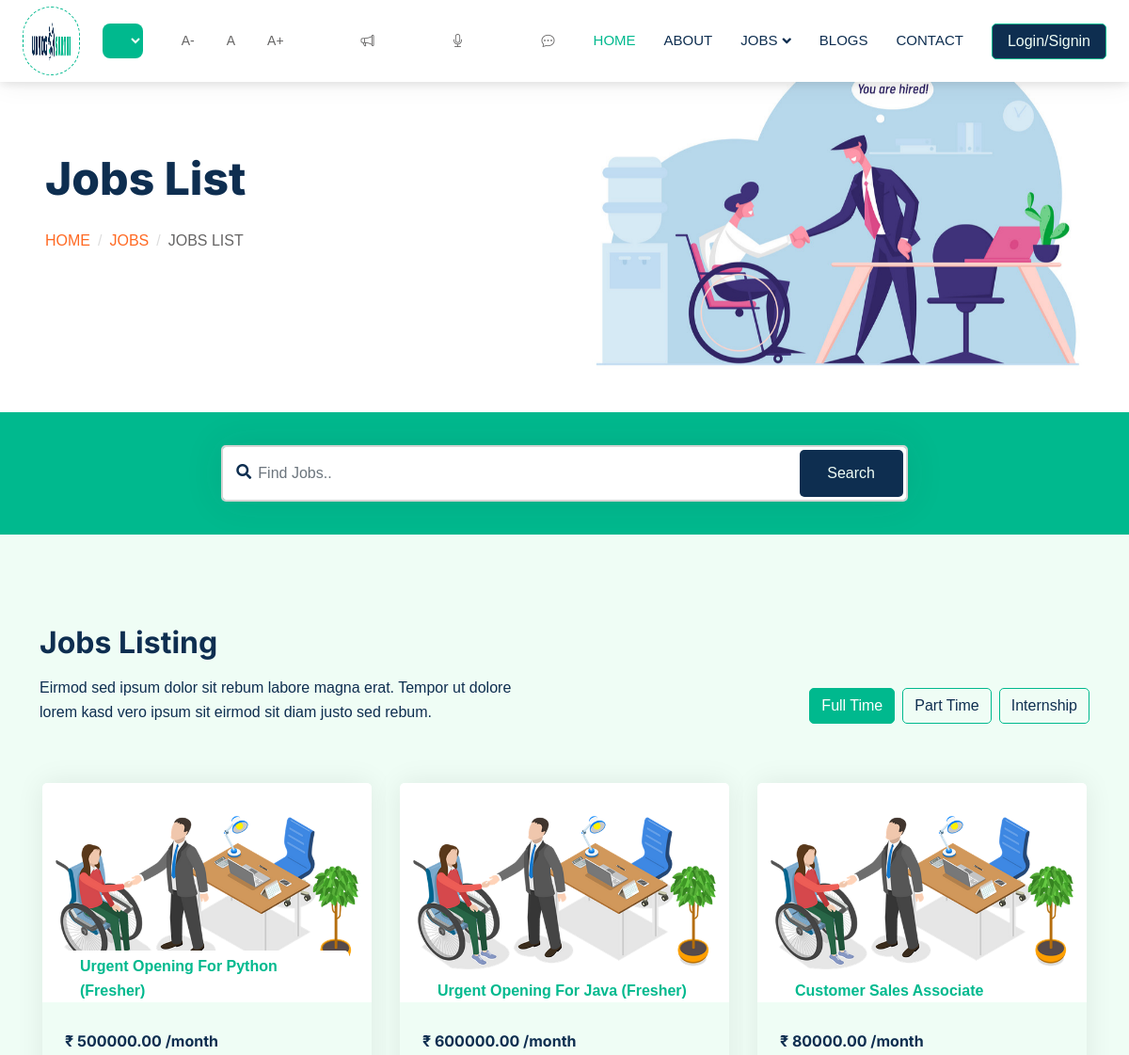
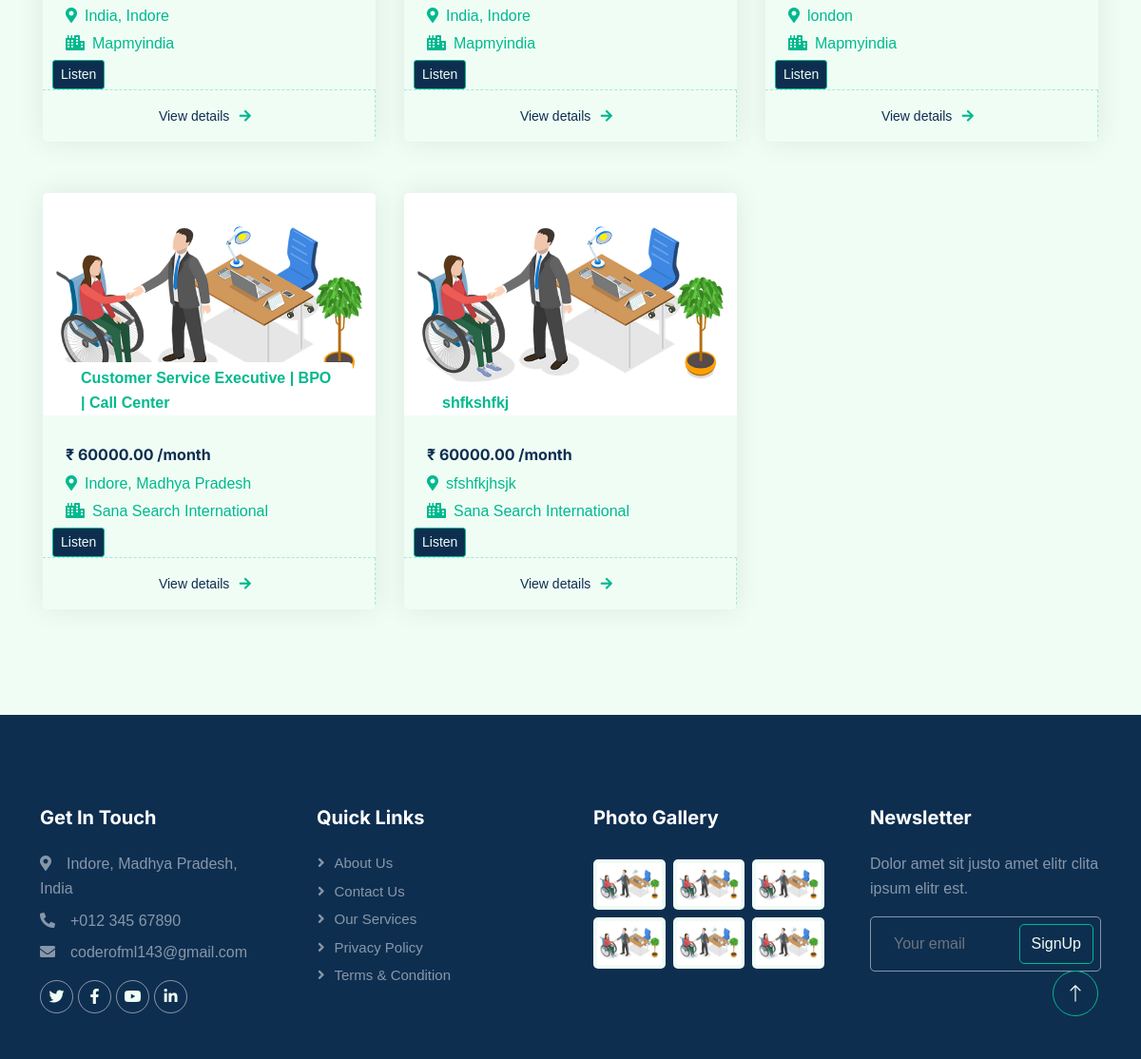
Page /usa/property-list/ on the committed database (2 pictures, top to bottom).
### usa/models.py (models this page shows, shortened)
class Job(models.Model):
    job_id = models.AutoField(primary_key=True)
    job_title = models.CharField(max_length=255)
    location = models.CharField(max_length=255)
    job_type_choices = [
        ('marketing', 'Marketing'),
        ('design', 'Design'),
        ('development', 'Development'),
        ('customer', 'Customer'),
        ('health_caare', 'Health and Caare'),
        ('automotive', 'Automotive jobs'),
        ('data_entry', 'Data entry'),
        ('call_center', 'Call center'),
    ]
    job_type = models.CharField(max_length=20, choices=job_type_choices)
    mode_choices = [
        ('hibrid', 'Hibrid'),
        ('remote', 'Remote'),
        ('wfo', 'WFO')
    ]
    mode = models.CharField(max_length=10, choices=mode_choices)
    time_choices = [
        ('full_time', 'Full Time'),
        ('part_time', 'Part Time'),
        ('internship', 'Internship'),
    ]
    time = models.CharField(max_length=10, choices=time_choices)
    categories_choices = [
        ('government', 'Government'),
        ('private', 'Private'),
    ]
    categories = models.CharField(max_length=10, choices=categories_choices)
    disability_types = models.ManyToManyField('DisabilityType', related_name='jobs', blank=True)
    salary = models.DecimalField(max_digits=10, decimal_places=2)
    hours = models.PositiveIntegerField()
    about = RichTextField()
    updated_at = models.DateTimeField(auto_now=True)
    company = models.ForeignKey(Companies, on_delete=models.CASCADE, related_name='jobs', default=None)
    last_date = models.DateField(blank=True, null=True)
    is_published = models.BooleanField(default=False)
    is_closed = models.BooleanField(default=False)
    image = models.ImageField(upload_to='job_images/', default='default_job_banner.jpg')
    posted_by = models.ForeignKey('auth.User', on_delete=models.CASCADE)
    print(f"current directory {getcwd()}")
    objects = JobManager()

class Companies(models.Model):
    user = models.OneToOneField(User, on_delete=models.CASCADE, related_name='company_profile')
    name = models.CharField(max_length=300)
    description = RichTextField()
    industry_type = models.CharField(max_length=50, blank=True, null=True)
    logo = models.ImageField(upload_to='company_logos/', blank=True, null=True)
    url = models.URLField(max_length=200, blank=True, null=True)

### usa/views.py (the view)
# urls.py: path('property-list/', views.property_list, name="property_list"),
def property_list(request):
    part_time_jobs = Job.objects.filter(time='part_time')
    full_time_jobs = Job.objects.filter(time='full_time')
    intern_jobs = Job.objects.filter(time='internship')
    context = {
        'part_time_jobs': part_time_jobs,
        'full_time_jobs':full_time_jobs,
        'intern_jobs':intern_jobs,
    }
    template_name = "property-list.html"
    return render(request, template_name, context)

### usa/models.py (called while the page is built)
    def get_queryset(self):
        return JobQuerySet(self.model, using=self._db)

### templates/property-list.html (shortened to what this page needs)
{% load static %}
{% include 'header.html' %}
        <div class="container-fluid header bg-white p-0">
            <div class="row g-0 align-items-center flex-column-reverse flex-md-row">
                <div class="col-md-6 p-5 mt-lg-5">
                    <h1 class="display-5 animated fadeIn mb-4">Jobs List</h1>
                        <nav aria-label="breadcrumb animated fadeIn">
                        <ol class="breadcrumb text-uppercase">
                            <li class="breadcrumb-item"><a href="#">HOME</a></li>
                            <li class="breadcrumb-item"><a href="#">Jobs</a></li>
                            <li class="breadcrumb-item text-body active" aria-current="page">Jobs List</li>
                        </ol>
                    </nav>
                </div>
                <div class="col-md-6 animated fadeIn">
                    <img class="img-fluid" src="{% static 'img/header.jpg' %}" alt="">
                </div>
            </div>
        </div>
        <div class="container-fluid bg-primary mb-5 wow fadeIn" data-wow-delay="0.1s" style="padding: 35px;">
            <div class="container">
                <div class="row height d-flex justify-content-center align-items-center">
                <div class="col-md-8">
                    <form action="/search/">
                        <div class="search">
                            <i class="fa fa-search"></i>
                            <input type="text" class="form-control" name="q" placeholder="Find Jobs..">
                            <button class="btn btn-primary">Search</button>
                          </div>
                    </form>
                </div>
                  </div>
            </div>
        </div>
        <div class="container-xxl py-5">
            <div class="container">
                <div class="row g-0 gx-5 align-items-end">
                    <div class="col-lg-6">
                        <div class="text-start mx-auto mb-5 wow slideInLeft" data-wow-delay="0.1s">
                            <h1 class="mb-3">Jobs Listing</h1>
                            <p>Eirmod sed ipsum dolor sit rebum labore magna erat. Tempor ut dolore lorem kasd vero ipsum sit eirmod sit diam justo sed rebum.</p>
                        </div>
                    </div>
                    <div class="col-lg-6 text-start text-lg-end wow slideInRight" data-wow-delay="0.1s">
                        <ul class="nav nav-pills d-inline-flex justify-content-end mb-5">
                            <li class="nav-item me-2">
                                <a class="btn btn-outline-primary active" data-bs-toggle="pill" href="#tab-1">Full Time</a>
                            </li>
                            <li class="nav-item me-2">
                                <a class="btn btn-outline-primary" data-bs-toggle="pill" href="#tab-2">Part Time</a>
                            </li>
                            <li class="nav-item me-0">
                                <a class="btn btn-outline-primary" data-bs-toggle="pill" href="#tab-3">Internship</a>
                            </li>
                        </ul>
                    </div>
                </div>
                <div class="tab-content">
                    <div id="tab-1" class="tab-pane fade show p-0 active">
                        <div class="row g-4">
                            {% for job in full_time_jobs %}
                                <div class="col-lg-4 col-md-6 wow fadeInUp" data-wow-delay="0.1s" style="background-color: var(--light);">
                                    <div class="property-item rounded overflow-hidden">
                                        <div class="position-relative overflow-hidden">
                                            <a href=""><img class="img-fluid" src="{{job.image.url}}" alt="card-Image"></a>
                                            <div class="bg-white rounded-top text-primary position-absolute start-0 bottom-0 mx-4 pt-1 px-3">{{ job.job_title }}</div>
                                        </div>
                                        <div class="p-4 pb-0">
                                            <h5 class="d-block h6 mb-2" style="color: var(--dark);">₹ {{ job.salary }} /month</h5>
                                            <p class="d-block mb-1"><i class="fa fa-map-marker-alt text-primary me-2"></i>{{ job.location }}</p>
                                            <p class="d-block mb-1"><i class="fa fa-sharp fa-light fa-city text-primary me-2"></i>{{ job.company.name }}</p>
                                        </div>
                                        <button onclick="speakJob('{{ job.job_title }}', '{{ job.salary }}', '{{ job.location }}', '{{ job.company.name }}')" class="btn btn-sm btn-primary" style="margin-left: 10px;">
                                            Listen
                                        </button>
                                        <a href="{% url 'usa:login' %}">
                                            <div class="d-flex border-top">
                                                <small class="flex-fill text-center border-end py-3" style="color: var(--dark);">View details<i class="fa fa-duotone fa-arrow-right text-primary me-2" style="margin-left: 3%;"></i></small>
                                            </div>
                                        </a>
                                    </div>
                                </div>
                            {% endfor %}
                        </div>
                    </div>
                </div>
            </div>
        </div>
{% include 'footer.html' %}

### static/css/style.css (style rules this page uses)
:root { --primary: #00B98E; --secondary: #FF6922; --light: #EFFDF5; --dark: #0E2E50; }
body { background-color: var(--light); color: var(--dark); font-family: Arial, sans-serif; line-height: 1.6; }
h1 { color: var(--dark); font-size: 2em; }
a { color: var(--secondary); }
.container-xxl { background-color: var(--light); padding: 20px; }
.col-lg-4 { background-color: var(--primary); color: var(--primary); padding: 15px; }
.text-primary { color: var(--dark); font-weight: bold; }
.search { position: relative; box-shadow: 0 0 40px rgba(51, 51, 51, .1); }
.search input { height: 60px; text-indent: 25px; border: 2px solid #d6d4d4; }
.search .fa-search { position: absolute; top: 20px; left: 16px; }
.search button { position: absolute; top: 5px; right: 5px; height: 50px; width: 110px; background: blue; color: white; border: none; cursor: pointer; }
.btn { transition: .5s; }
.btn.btn-primary, .btn.btn-secondary { color: var(--light); }
.btn.btn-primary, .btn.btn-secondary { background-color: var(--dark); }
body { padding-top: 80px; }
@media (min-width: 992px) { .header { margin-top: -120px; } }
.breadcrumb-item + .breadcrumb-item::before { color: #DDDDDD; }
.nav-pills .nav-item .btn { color: var(--dark); }
.nav-pills .nav-item .btn:hover, .nav-pills .nav-item .btn.active { color: #FFFFFF; }
.property-item { box-shadow: 0 0 30px rgba(0, 0, 0, .08); }
.property-item img { transition: .5s; }
.property-item .border-top { border-top: 1px dashed rgba(0, 185, 142, .3) !important; }
.property-item .border-end { border-right: 1px dashed rgba(0, 185, 142, .3) !important; }

### rows in the picture
Job: image (placeholder picture), job_title "Urgent Opening For Python (Fresher)", salary "500000.00", location "India, Indore", company.name "Mapmyindia"
Job: image (placeholder picture), job_title "Urgent Opening For Java (Fresher)", salary "600000.00", location "India, Indore", company.name "Mapmyindia"
Job: image (placeholder picture), job_title "Customer Sales Associate", salary "80000.00", location "london", company.name "Mapmyindia"
Job: image (placeholder picture), job_title "Customer Service Executive | BPO | Call Center", salary "60000.00", location "Indore, Madhya Pradesh", company.name "Sana Search International"
Job: image (placeholder picture), job_title "shfkshfkj", salary "60000.00", location "sfshfkjhsjk", company.name "Sana Search International"
